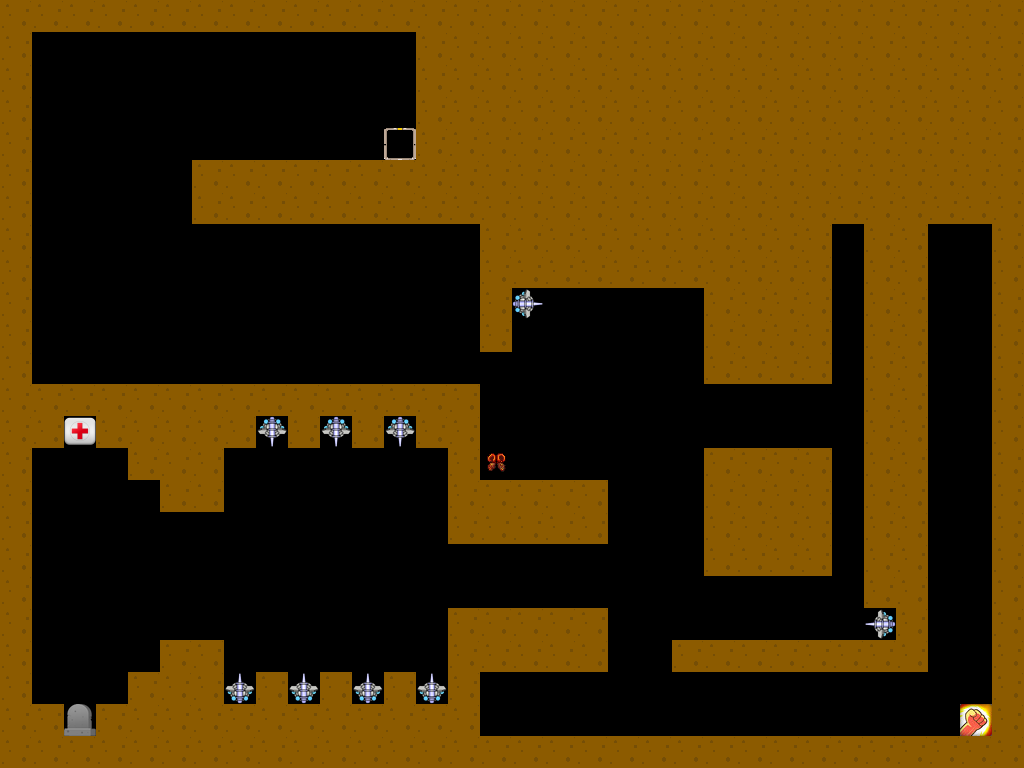

This game map was drawn from its Tiled (.tmx) file and the tilesets committed beside it. A one-line description and the trimmed map source follow:
An orthogonal 32x24 tile map with 32x32 px tiles, 10 tile layers (CharSpawn, Health, Speed, Strength, ...), 10 tilesets.

<map version="1.0" orientation="orthogonal" renderorder="right-down" width="32" height="24" tilewidth="32" tileheight="32" nextobjectid="1">
 <tileset firstgid="1" name="Speedpack" tilewidth="32" tileheight="32" tilecount="2" columns="2">
  <image source="../Tilesets/Speedpack.png" width="64" height="32" />
 </tileset>
 <tileset firstgid="3" name="Healthpack" tilewidth="32" tileheight="32" tilecount="2" columns="2">
  <image source="../Tilesets/Healthpack.png" width="64" height="32" />
 </tileset>
 <tileset firstgid="5" name="Strengthpack" tilewidth="32" tileheight="32" tilecount="2" columns="2">
  <image source="../Tilesets/Strengthpack.png" width="64" height="32" />
 </tileset>
 <tileset firstgid="7" name="Desert" tilewidth="32" tileheight="32" tilecount="16" columns="16">
  <image source="../Tilesets/Desert.png" width="512" height="32" />
 </tileset>
 <tileset firstgid="23" name="CharSpawn" tilewidth="32" tileheight="32" tilecount="2" columns="2">
  <image source="../Tilesets/CharSpawn.png" width="64" height="32" />
 </tileset>
 <tileset firstgid="25" name="TurretDown" tilewidth="32" tileheight="32" tilecount="1" columns="1">
  <image source="../Tilesets/TurretDown.png" width="32" height="32" />
 </tileset>
 <tileset firstgid="26" name="Exit" tilewidth="32" tileheight="32" tilecount="1" columns="1">
  <image source="../Tilesets/Exit.png" width="32" height="32" />
 </tileset>
 <tileset firstgid="27" name="TurretUp" tilewidth="32" tileheight="32" tilecount="1" columns="1">
  <image source="../Characters/TurretUp.png" width="32" height="32" />
 </tileset>
 <tileset firstgid="28" name="TurretLeft" tilewidth="32" tileheight="32" tilecount="1" columns="1">
  <image source="../Characters/TurretLeft.png" width="32" height="32" />
 </tileset>
 <tileset firstgid="29" name="TurretRight" tilewidth="32" tileheight="32" tilecount="1" columns="1">
  <image source="../Characters/TurretRight.png" width="32" height="32" />
 </tileset>
 <layer name="CharSpawn" width="32" height="24">
  <data>[768 cells, 1 non-empty, 1 distinct tile ids]</data>
 </layer>
 <layer name="Health" width="32" height="24">
  <data>[768 cells, 1 non-empty, 1 distinct tile ids]</data>
 </layer>
 <layer name="Speed" width="32" height="24">
  <data>[768 cells, 1 non-empty, 1 distinct tile ids]</data>
 </layer>
 <layer name="Strength" width="32" height="24">
  <data>[768 cells, 1 non-empty, 1 distinct tile ids]</data>
 </layer>
 <layer name="Collide" width="32" height="24">
  <data>[768 cells, 387 non-empty, 1 distinct tile ids]</data>
 </layer>
 <layer name="TurretDown" width="32" height="24">
  <data>[768 cells, 3 non-empty, 1 distinct tile ids]</data>
 </layer>
 <layer name="TurretLeft" width="32" height="24">
  <data>[768 cells, 1 non-empty, 1 distinct tile ids]</data>
 </layer>
 <layer name="TurretRight" width="32" height="24">
  <data>[768 cells, 1 non-empty, 1 distinct tile ids]</data>
 </layer>
 <layer name="TurretUp" width="32" height="24">
  <data>[768 cells, 4 non-empty, 1 distinct tile ids]</data>
 </layer>
 <layer name="Exit" width="32" height="24">
  <data>[768 cells, 1 non-empty, 1 distinct tile ids]</data>
 </layer>
</map>
